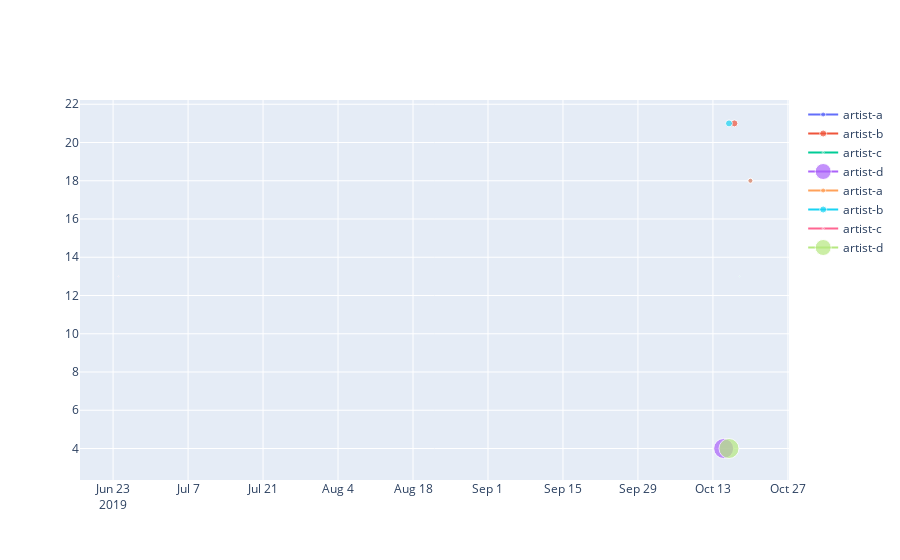

Notebook code cell kept with this figure:
### Code cell
fig.show()

### Figure 1 — Plotly figure (JSON) as saved in the notebook; plotly's stock layout.template omitted (floating-point values rounded to 4 significant figures)
{"data": [{"marker": {"size": [5]}, "name": "artist-a", "text": ["song name: artist-a<br>popularity: 2019-10-20<br>release: 18<br>duration: 5<br>"], "type": "scatter", "x": ["2019-10-20"], "y": [18]}, {"marker": {"size": [7]}, "name": "artist-b", "text": ["song name: artist-b<br>popularity: 2019-10-17<br>release: 21<br>duration: 7<br>"], "type": "scatter", "x": ["2019-10-17"], "y": [21]}, {"marker": {"size": [1]}, "name": "artist-c", "text": ["song name: artist-c<br>popularity: 2019-10-18<br>release: 13<br>duration: 1<br>"], "type": "scatter", "x": ["2019-10-18"], "y": [13]}, {"marker": {"size": [20]}, "name": "artist-d", "text": ["song name: artist-d<br>popularity: 2019-10-15<br>release: 4<br>duration: 20<br>"], "type": "scatter", "x": ["2019-10-15"], "y": [4]}, {"marker": {"size": [5]}, "name": "artist-a", "text": ["song name: artist-a<br>popularity: 2019-10-20<br>release: 18<br>duration: 5<br>"], "type": "scatter", "x": ["2019-10-20"], "y": [18]}, {"marker": {"size": [7]}, "name": "artist-b", "text": ["song name: artist-b<br>popularity: 2019-10-16<br>release: 21<br>duration: 7<br>"], "type": "scatter", "x": ["2019-10-16"], "y": [21]}, {"marker": {"size": [1]}, "name": "artist-c", "text": ["song name: artist-c<br>popularity: 2019-06-24<br>release: 13<br>duration: 1<br>"], "type": "scatter", "x": ["2019-06-24"], "y": [13]}, {"marker": {"size": [20]}, "name": "artist-d", "text": ["song name: artist-d<br>popularity: 2019-10-16<br>release: 4<br>duration: 20<br>"], "type": "scatter", "x": ["2019-10-16"], "y": [4]}], "layout": {}}
